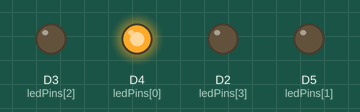
Recording of a sketch running on a simulated ESP8266 (NodeMCU). Shown: output pins drawn as LEDs (lit = HIGH).

Above: at 0.2 s.
At 1.2 s:
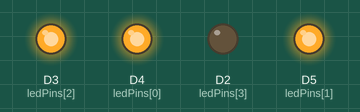
At 1.7 s:
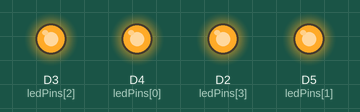
At 2.2 s:
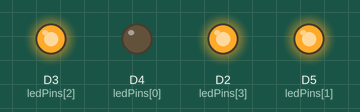
At 3.2 s:
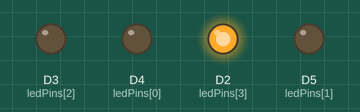
At 4.7 s:
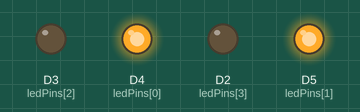
Timing chart, 0 to 5.2 s (numbered marks = the images above):
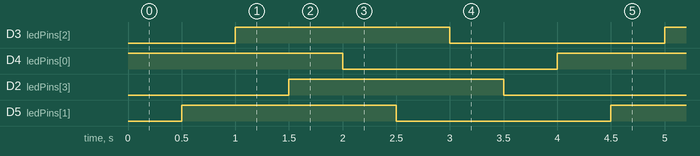

Measured:
- by itself, D3 (ledPins[2]), D4 (ledPins[0]), D2 (ledPins[3]), D5 (ledPins[1]): alternates HIGH for 2.0 s and LOW for 2.0 s
- by itself, everything shown: repeats every 4.0 s, in 8 steps

The sketch:

Arrays_ET_Board.ino
```cpp
int timer = 500;  // LED 점등 시간(0.5초)
int ledPins[] = {
  D4, D5, D3, D2
  // LED 순서 정해놓은 배열 : D4(초록), D5(노랑), D3(파랑), D2(빨강)
};
int pinCount = 4;  // LED 개수

  //LED 들을 출력으로 설정하는 반복문
void setup() {
  for (int thisPin = 0; thisPin < pinCount; thisPin++) {
    pinMode(ledPins[thisPin], OUTPUT);
  }}

void loop() {
  // LED 순서대로 켜기
  for (int thisPin = 0; thisPin < pinCount; thisPin++) {
    digitalWrite(ledPins[thisPin], HIGH); // LED 켜기
    delay(timer); // 0.5초 기다리기
  }

  // LED 순서대로 켜기 끄기
  for (int thisPin = 0; thisPin < pinCount; thisPin++) {
    digitalWrite(ledPins[thisPin], LOW); // LED 끄기
    delay(timer); // 0.5초 기다리기
  }
}
```
